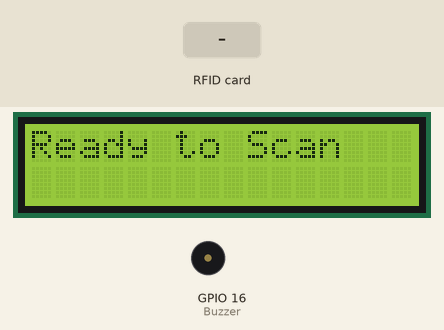
Recording of a sketch running on a simulated ESP8266 (NodeMCU). Shown: 16×2 character LCD, buzzer (waves = sounding, pin HIGH). The inputs (shaded band) are chosen by the test bench. WiFi joins after 1.5 s; servers stay silent unless stated; uploads are accepted with an empty reply; pins used as bus, display or sensor lines are not drawn; what the sketch prints to the serial monitor is not drawn.

Above: at 4.8 s.
4.9 s: RFID card 5E 7A 19 C4 held to the reader
At 5.6 s:
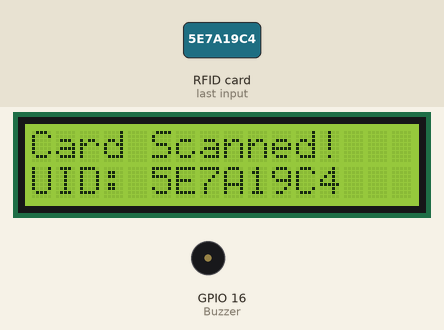
At 8.1 s:
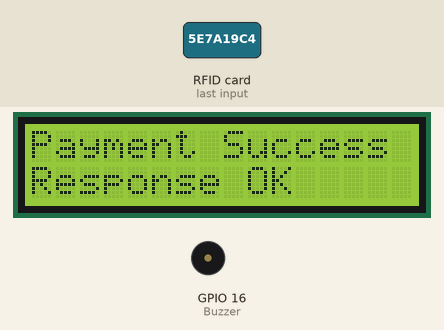
Timing chart, 0 to 9.6 s (numbered marks = the images above; inputs shaded):
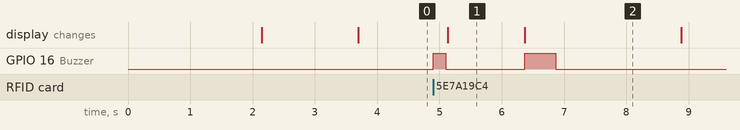

Measured:
- after the input at 4.9 s, GPIO 16 (Buzzer): LOW → HIGH at once, → LOW 0.20 s later, → HIGH 1.3 s later, → LOW 0.50 s later; the display: changes after 0.23 s (image 1)
- what the display in image 1 shows lasts 1.3 s, from 5.1 s to 6.4 s

The sketch:

database.ino
```cpp
#include <Wire.h>
#include <LiquidCrystal_I2C.h>
#include <ESP8266WiFi.h>
#include <ESP8266HTTPClient.h>
#include <SPI.h>
#include <MFRC522.h>
#include <ESP8266WebServer.h>

// Define LCD address and size
LiquidCrystal_I2C lcd(0x27, 16, 2); // Address 0x27, 16 columns, 2 rows

#define SS_PIN 2 // SDA / SS is connected to D4
#define RST_PIN 5 // RST is connected to D3
#define ON_Board_LED 2
#define Buzzer 16 // Connect buzzer to D0 (GPIO16)

MFRC522 mfrc522(SS_PIN, RST_PIN);
int readsuccess;
byte readcard[4];
char str[32] = "";
String StrUID;

const char* ssid = "Kevin's";
const char* password = "kevin2004";
const String apikey = "leander";
const String servername = "http://192.168.153.90/loyola_ecard/backend/process_payment.php";
const String serverApi = servername + "?apikey=" + String(apikey);

ESP8266WebServer server(80);

void setup() {
  Serial.begin(115200);
  SPI.begin();
  mfrc522.PCD_Init();

  pinMode(ON_Board_LED, OUTPUT);
  pinMode(Buzzer, OUTPUT);
  digitalWrite(ON_Board_LED, HIGH);
  digitalWrite(Buzzer, LOW);

  // Initialize LCD
  lcd.init();
  lcd.backlight();
  lcd.setCursor(0, 0);
  lcd.print("Initializing...");
  delay(2000);

  // Connect to WiFi
  WiFi.begin(ssid, password);

  lcd.clear();
  lcd.print("Connecting to WiFi");

  // Wait for connection
  int retries = 0;
  while (WiFi.status() != WL_CONNECTED && retries < 20) {
    delay(500);
    Serial.print(".");
    retries++;
  }

  if (WiFi.status() == WL_CONNECTED) {
    lcd.clear();
    lcd.print("Connected to WiFi");
    Serial.println("Connected to WiFi");
    lcd.setCursor(0, 1);
    lcd.print(WiFi.localIP());
  } else {
    lcd.clear();
    lcd.print("Failed to Connect");
    Serial.println("Failed to Connect to WiFi");
  }

  Serial.println("HTTP server started");
  lcd.clear();
  lcd.print("Ready to Scan");
}

void loop() {
  if (getid()) {
    String UIDresultSend, request;

    // Trigger buzzer for card scan event
    digitalWrite(Buzzer, HIGH);
    delay(200);
    digitalWrite(Buzzer, LOW);

    digitalWrite(ON_Board_LED, LOW);
    lcd.clear();
    lcd.print("Card Scanned!");
    lcd.setCursor(0, 1);
    lcd.print("UID: ");
    lcd.print(StrUID);
    delay(1000);

    UIDresultSend = StrUID;
    Serial.println(UIDresultSend);

    request = serverApi + "&card_number=" + UIDresultSend;
    Serial.print("Request: ");
    Serial.println(request);

    WiFiClient client;
    HTTPClient http;

    if (WiFi.status() != WL_CONNECTED) {
      Serial.println("WiFi not connected!");
      lcd.clear();
      lcd.print("WiFi Not Connected");
      return;
    }

    Serial.println("Starting HTTP request...");

    http.begin(client, request.c_str());
    http.addHeader("Content-Type", "application/x-www-form-urlencoded");

    int httpResponseCode = http.GET();

    digitalWrite(ON_Board_LED, HIGH);

    Serial.print("HTTP Response code: ");
    Serial.println(httpResponseCode);
    if (httpResponseCode > 0) {
      Serial.println("HTTP request successful.");
      String payload = http.getString();
      Serial.println("Payload:");
      Serial.println(payload);

      lcd.clear();
      if (payload.startsWith("Insufficient fund")) {
        lcd.print("Insufficient Fund");
        lcd.setCursor(0, 1);
        lcd.print(payload.substring(payload.indexOf('=') + 1)); // Display the balance amount

        // Trigger buzzer for insufficient funds
        for (int i = 0; i < 3; i++) {
          digitalWrite(Buzzer, HIGH);
          delay(100);
          digitalWrite(Buzzer, LOW);
          delay(100);
        }
      } else {
        lcd.print("Payment Success");
        lcd.setCursor(0, 1);
        lcd.print("Response OK");

        // Trigger buzzer for success
        digitalWrite(Buzzer, HIGH);
        delay(500);
        digitalWrite(Buzzer, LOW);
      }
    } else {
      Serial.println("HTTP request failed.");
      lcd.clear();
      lcd.print("Payment Failed");
      lcd.setCursor(0, 1);
      lcd.print("Try Again");

      // Trigger buzzer for failure
      digitalWrite(Buzzer, HIGH);
      delay(1000);
      digitalWrite(Buzzer, LOW);
    }

    http.end();
    delay(2000);
    lcd.clear();
    lcd.print("Ready to Scan");
  }
}

int getid() {
  if (!mfrc522.PICC_IsNewCardPresent()) {
    return 0;
  }
  if (!mfrc522.PICC_ReadCardSerial()) {
    return 0;
  }

  Serial.print("UID: ");
  for (int i = 0; i < 4; i++) {
    readcard[i] = mfrc522.uid.uidByte[i];
    array_to_string(readcard, 4, str);
    StrUID = str;
  }
  mfrc522.PICC_HaltA();
  return 1;
}

void array_to_string(byte array[], unsigned int len, char buffer[]) {
  for (unsigned int i = 0; i < len; i++) {
    byte nib1 = (array[i] >> 4) & 0x0F;
    byte nib2 = (array[i] >> 0) & 0x0F;
    buffer[i * 2 + 0] = nib1 < 0xA ? '0' + nib1 : 'A' + nib1 - 0xA;
    buffer[i * 2 + 1] = nib2 < 0xA ? '0' + nib2 : 'A' + nib2 - 0xA;
  }
  buffer[len * 2] = '\0';
}
```
